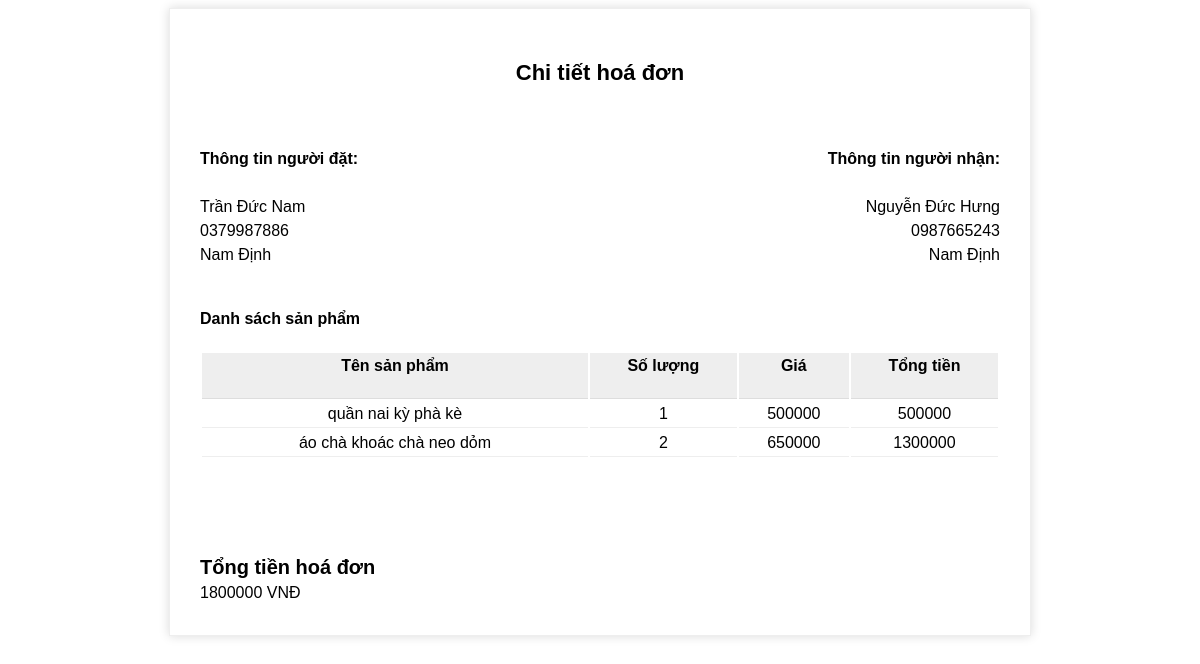
The app's page /admin/orders/views_order.php?id=2 (signed in) with its own data.
### tables this page shows
CREATE TABLE `customers` (
  `id` int(11) NOT NULL,
  `name` varchar(50) NOT NULL,
  `gender` varchar(10) NOT NULL,
  `phone_number` varchar(15) NOT NULL,
  `address` varchar(200) NOT NULL,
  `date` date DEFAULT NULL,
  `email` varchar(50) NOT NULL,
  `password` varchar(255) NOT NULL,
  `token` varchar(50) DEFAULT NULL
);

CREATE TABLE `purchase_order` (
  `id` int(11) NOT NULL,
  `customer_id` int(11) NOT NULL,
  `time_order` date NOT NULL,
  `receiver_name` varchar(50) NOT NULL,
  `receiver_phone_number` varchar(15) NOT NULL,
  `address` varchar(200) NOT NULL,
  `status` varchar(10) DEFAULT NULL,
  `total_price` int(11) DEFAULT NULL
);

CREATE TABLE `products` (
  `id` int(11) NOT NULL,
  `name` varchar(50) NOT NULL,
  `description` text NOT NULL,
  `photo` varchar(200) NOT NULL,
  `price` int(11) NOT NULL,
  `manufactures_id` int(11) DEFAULT NULL,
  `category_id` int(11) DEFAULT NULL
);

CREATE TABLE `purchase_order_details` (
  `purchase_order_id` int(11) NOT NULL,
  `product_id` int(11) NOT NULL,
  `quantily` int(11) DEFAULT NULL
);

### admin/orders/views_order.php (the view, shortened to what this page needs)
<!DOCTYPE html>
<html>
<head>
	<link rel="stylesheet" type="text/css" href="../css/invoice.css">
</head>
<body>
	<?php
		require '../db/connect.php';
		$id = $_GET['id'];
		$sum = 0;
		$sql = "SELECT c.name as customers_name,
		   c.phone_number as customers_phone,
	       c.address as customers_address,
	       p.id,
	       p.receiver_name as receiver_name,
	       p.receiver_phone_number as receiver_phone,
	       p.address as receiver_address,
	       d.quantily as product_quantily,
	       i.name as product_name,
	       i.price as product_price
	       FROM (((customers c INNER JOIN purchase_order p ON c.id = p.customer_id)
	              INNER JOIN purchase_order_details d ON p.id = d.purchase_order_id)
	              INNER JOIN products i ON d.product_id = i.id)
	       WHERE p.id = '$id'";
	       $result = mysqli_query($connect,$sql);
	       $each = mysqli_fetch_array($result);
	?>
	<div class="invoice-box">
		<p><b>Chi tiết hoá đơn</b></p>
		<table cellpadding="0" cellspacing="0" width="100%">
			<tr>
				<td  style="padding-bottom: 40px;">
					<b>
						Thông tin người đặt:
					</b>
					<br>
					<br>
						<?php echo $each['customers_name'] ?>
						<br>
						<?php echo $each['customers_phone'] ?>
						<br>
						<?php echo $each['customers_address'] ?>
				</td>
				<td style="text-align: right; padding-bottom: 40px;" >
					<b>
						Thông tin người nhận:
					</b>
					<br>
					<br>
						<?php echo $each['receiver_name'] ?>
						<br>
						<?php echo $each['receiver_phone'] ?>
						<br>
						<?php echo $each['receiver_address'] ?>
				</td>
			</tr>
			<tr>
				<td style="padding-bottom: 20px;">
					<b>Danh sách sản phẩm</b>
				</td>
			</tr>
			<tr>
				<table width="100%">
					<tr style="text-align: center;">
						<td class="heading">Tên sản phẩm</td>
						<td class="heading">Số lượng</td>
						<td class="heading">Giá</td>
						<td class="heading">Tổng tiền</td>
					</tr>
					<?php foreach ($result as $each1): ?>
						<tr style="text-align: center; ">
							<td class="item"><?php echo $each1['product_name'] ?></td>
							<td class="item"><?php echo $each1['product_quantily'] ?></td>
							<td class="item"><?php echo $each1['product_price'] ?></td>
							<td class="item">
								<?php
									$sum1 = $each1['product_quantily'] * $each1['product_price'];
									echo $sum1;
									$sum += $sum1;
								?>
							</td>
						</tr>
					<?php endforeach ?>
				</table>
			</tr>
			<br>
			<br>
			<br>
			<br>
			<tr>
				<td><b style="font-size: 20px;">Tổng tiền hoá đơn</b></td>
				<br>
				<td style="margin-left: 20px;"><?php echo $sum ?> VNĐ</td>
			</tr>
		</table>
	</div>
</body>
</html>

### admin/css/invoice.css (style rules this page uses)
.invoice-box { width: 800px; margin: auto; padding: 30px; border: 1px solid #eee; box-shadow: 0 0 10px rgba(0, 0, 0, 0.15); font-size: 16px; line-height: 24px; font-family: sans-serif; }
.invoice-box p { text-align: center; font-size: 22px; padding-bottom: 40px; }
.item { border-bottom: 1px solid #eee; }
.heading { background: #eee; border-bottom: 1px solid #ddd; font-weight: bold; padding-bottom: 20px; }

### records on screen
customers: name "Trần Đức Nam", phone_number "0379987886", address "Nam Định", products.name "quần nai kỳ phà kè", purchase_order_details.quantily "1", products.price "500000", products.name "áo chà khoác chà neo dỏm", purchase_order_details.quantily "2", products.price "650000", purchase_order_details.quantily "1300000"
purchase_order: receiver_name "Nguyễn Đức Hưng", receiver_phone_number "0987665243", address "Nam Định"

### other values on screen
$sum "1800000"
